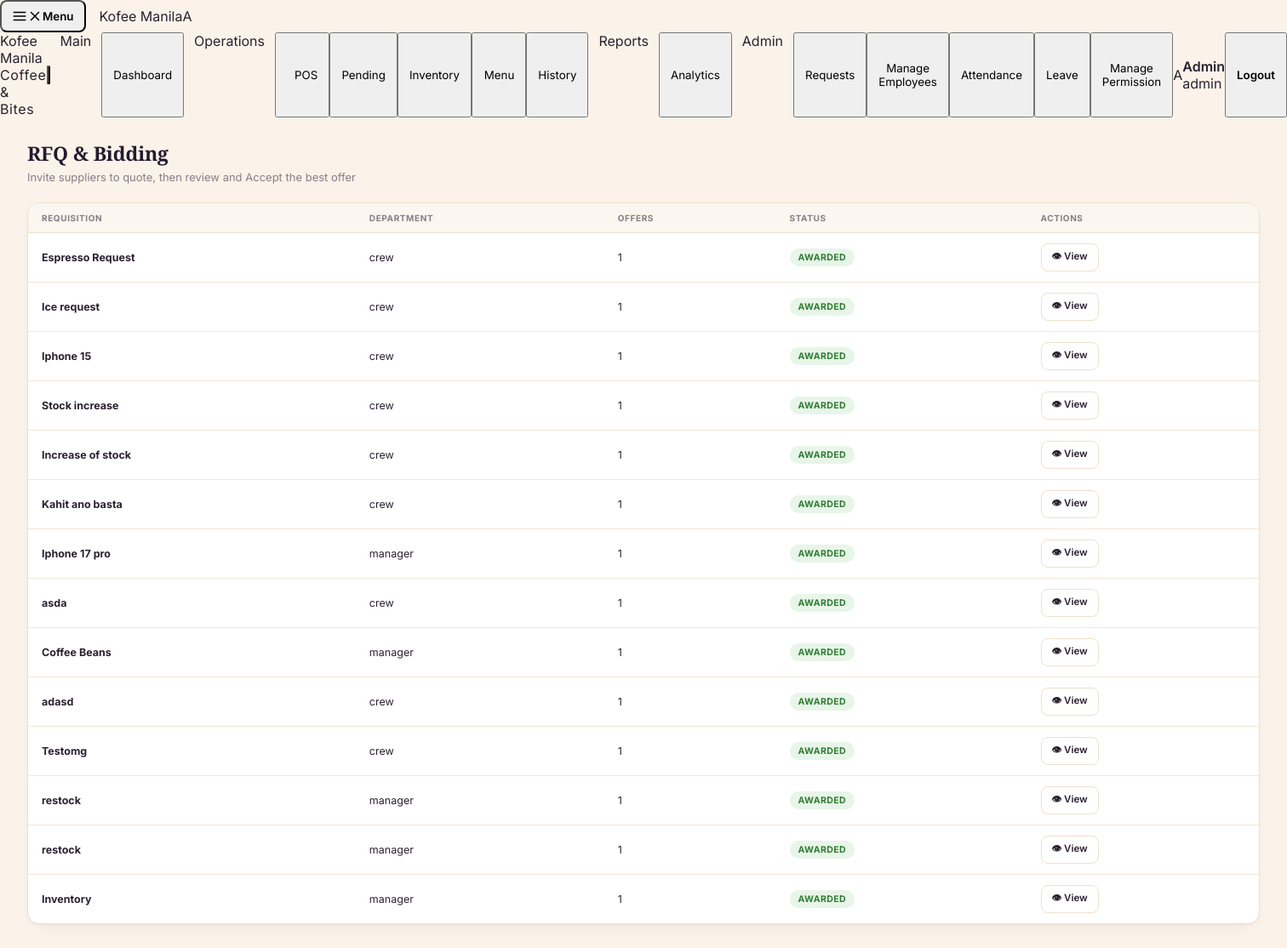
/POS/php/rfq.php (signed in), run on the app's committed database.
### tables this page shows
CREATE TABLE `rfqs` (
  `id` int(11) NOT NULL,
  `requisition_id` int(11) NOT NULL,
  `created_by` int(11) NOT NULL,
  `status` enum('open','closed','awarded') NOT NULL DEFAULT 'open',
  `due_date` date DEFAULT NULL,
  `created_at` timestamp NOT NULL DEFAULT current_timestamp()
);

CREATE TABLE `purchase_requisitions` (
  `id` int(11) NOT NULL,
  `requested_by` int(11) NOT NULL,
  `department` varchar(60) NOT NULL,
  `title` varchar(150) NOT NULL,
  `notes` text DEFAULT NULL,
  `estimated_total` decimal(12,2) NOT NULL DEFAULT 0.00,
  `status` enum('pending','approved','rejected','sourcing','awarded','closed') NOT NULL DEFAULT 'pending',
  `reviewed_by` int(11) DEFAULT NULL,
  `reviewed_at` datetime DEFAULT NULL,
  `review_notes` varchar(255) DEFAULT NULL,
  `created_at` timestamp NOT NULL DEFAULT current_timestamp()
);

### POS/php/rfq.php (the view, shortened to what this page needs)
<?php
$pdo   = get_db();
$rfq = null;
$requisition = null;
$active_suppliers = $pdo->query("SELECT id, name FROM suppliers WHERE status='active' ORDER BY name")->fetchAll();
$rfq_list = [];
if (!$rfq && !$requisition) {
    $rfq_list = $pdo->query("
        SELECT rfqs.*, pr.title AS req_title, pr.department,
               (SELECT COUNT(*) FROM bids WHERE bids.rfq_id = rfqs.id) AS bid_count
        FROM rfqs JOIN purchase_requisitions pr ON pr.id = rfqs.requisition_id
        ORDER BY FIELD(rfqs.status,'open','awarded','closed'), rfqs.created_at DESC
    ")->fetchAll();
}
?>
<!DOCTYPE html>
<html lang="en">
<head>
  <link rel="stylesheet" href="../css/style.css"/>
  <link rel="stylesheet" href="../css/sidebar.css"/>
</head>
<body>
<?php include("../includes/sidebar.php"); ?>
<div id="page-rfq" class="page active">
  <div class="page-header">
    <div>
      <h1>RFQ &amp; Bidding</h1>
      <p>Invite suppliers to quote, then review and Accept the best offer</p>
    </div>
  </div>
  <div class="page-body">
    <?php if ($requisition): ?>
      <div class="table-card" style="padding:20px 22px">
        <h2 style="margin-bottom:4px">Create RFQ for: <?= htmlspecialchars($requisition['title']) ?></h2>
        <p class="muted-cell" style="margin-bottom:16px">Estimated value: ₱<?= number_format($requisition['estimated_total'],2) ?></p>
        <?php if (empty($active_suppliers)): ?>
          <p class="muted-cell">No active suppliers yet. <a href="suppliers.php" style="color:var(--caramel);font-weight:700">Add one first →</a></p>
        <?php else: ?>
        <form method="POST">
          <input type="hidden" name="action" value="create_rfq"/>
          <input type="hidden" name="requisition_id" value="<?= $requisition['id'] ?>"/>
          <div class="field-group mg-b">
            <label class="field-label">Quote Due Date</label>
            <input class="field-input" type="date" name="due_date" style="max-width:220px"/>
          </div>
          <div class="field-group mg-b">
            <label class="field-label">Invite Suppliers</label>
            <div class="invite-checks">
              <?php foreach ($active_suppliers as $s): ?>
                <label class="invite-opt"><input type="checkbox" name="suppliers[]" value="<?= $s['id'] ?>"/> <?= htmlspecialchars($s['name']) ?></label>
              <?php endforeach; ?>
            </div>
          </div>
          <button type="submit" class="btn-save">📨 Create &amp; Send RFQ</button>
        </form>
        <?php endif; ?>
      </div>
    <?php else: ?>
      <div class="table-scroll-wrapper">
        <table>
          <thead><tr><th>Requisition</th><th>Department</th><th>Offers</th><th>Status</th><th>Actions</th></tr></thead>
          <tbody>
          <?php if (empty($rfq_list)): ?>
            <tr class="empty-row"><td colspan="5">🫙 No RFQs yet. Approve a requisition first, then click "Start RFQ".</td></tr>
          <?php else: foreach ($rfq_list as $r): ?>
            <tr>
              <td style="font-weight:700"><?= htmlspecialchars($r['req_title']) ?></td>
              <td><?= htmlspecialchars($r['department']) ?></td>
              <td><?= $r['bid_count'] ?></td>
              <td><span class="status-badge status-<?= $r['status']==='awarded'?'approved':'pending' ?>"><?= ucfirst($r['status']) ?></span></td>
              <td><button class="act-btn" onclick="window.location.href='rfq.php?id=<?= $r['id'] ?>'">👁 View</button></td>
            </tr>
          <?php endforeach; endif; ?>
          </tbody>
        </table>
      </div>
    <?php endif; ?>
  </div>
</div>
</body>
</html>

### POS/css/style.css (style rules this page uses)
:root { --espresso: #241A2E; --espresso-deep: #181120; --espresso-mid: #2f2238; --caramel: #C97B3D; --caramel-light: #E6A25C; --latte: #EFE0CC; --cream: #FBF3E9; --accent: var(--caramel); --accent-lt: #FCEFE1; --bg: var(--cream); --card-bg: #FFFFFF; --border: var(--latte); --text-main: #2B2130; --text-muted: #8B7C88; --sidebar-w: 248px; --green: #2e7d32; --green-lt: #e8f5e9; --red: #c62828; --red-lt: #fdecea; --blue: #1565c0; --blue-lt: #e3f2fd; --amber: #b3691a; --amber-lt: #fdf0e2; --radius-sm: 8px; --radius: 14px; --radius-lg: 20px; --shadow-card: 0 1px 2px rgba(43,33,48,.04), 0 8px 24px -12px rgba(43,33,48,.10); --shadow-pop: 0 20px 50px -12px rgba(24,17,32,.35); }
*, *::before, *::after { box-sizing: border-box; margin: 0; padding: 0; }
html { -webkit-text-size-adjust: 100%; }
body { font-family: 'Inter', sans-serif; background: var(--bg); color: var(--text-main); min-height: 100vh; -webkit-font-smoothing: antialiased; }
button { font-family: inherit; cursor: pointer; }
h1, h2, h3, .font-display { font-family: 'Playfair Display', serif; }
.page, .pages { min-height: 100vh; display: flex; flex-direction: column; }
.page-header { padding: 26px 32px 4px; flex-shrink: 0; display: flex; align-items: flex-start; justify-content: space-between; gap: 16px; flex-wrap: wrap; }
.page-header h1 { font-size: 23px; font-weight: 700; letter-spacing: -.01em; color: var(--espresso); }
.page-header p { font-size: 13px; color: var(--text-muted); margin-top: 4px; font-family: 'Inter', sans-serif; }
.page-body { flex: 1; overflow-y: auto; padding: 18px 32px 32px; display: flex; flex-direction: column; gap: 20px; }
.badge, .status-badge { display: inline-flex; align-items: center; gap: 5px; padding: 4px 10px; border-radius: 999px; font-size: 10.5px; font-weight: 700; text-transform: uppercase; letter-spacing: .04em; white-space: nowrap; }
.badge-dine, .badge-take, .badge-delivery, .badge-complete, .badge-pending, .status-active, .status-pending, .status-approved, .status-rejected, .status-completed, .status-blocked, .status-on_hold, .status-cancelled { background: var(--accent-lt); color: var(--caramel); }
.badge-dine, .status-approved, .badge-complete, .status-active, .status-completed { background: var(--green-lt); color: var(--green); }
.table-card, .table-scroll-wrapper { overflow: hidden; border-radius: var(--radius); }
.table-scroll-wrapper { overflow-x: auto; background: var(--card-bg); border: 1.5px solid var(--border); box-shadow: var(--shadow-card); }
table { width: 100%; border-collapse: collapse; }
thead th, .recent-table th { padding: 11px 16px; font-size: 10px; font-weight: 700; color: var(--text-muted); text-transform: uppercase; letter-spacing: .06em; text-align: left; background: #FBF6EF; border-bottom: 1.5px solid var(--border); }
tbody td, .recent-table td { padding: 12px 16px; font-size: 12.5px; border-bottom: 1px solid #F2E6D6; vertical-align: middle; }
tbody tr:last-child td { border-bottom: none; }
.act-btn { border: 1.5px solid var(--border); background: #fff; border-radius: var(--radius-sm); padding: 6px 12px; font-size: 11.5px; font-weight: 600; color: var(--text-main); }

### data on the page
rfqs: requisition.title "Espresso Request", requisition.department "crew", bid_count "1", status "AWARDED"
rfqs: requisition.title "Ice request", requisition.department "crew", bid_count "1", status "AWARDED"
rfqs: requisition.title "Iphone 15", requisition.department "crew", bid_count "1", status "AWARDED"
rfqs: requisition.title "Stock increase", requisition.department "crew", bid_count "1", status "AWARDED"
rfqs: requisition.title "Increase of stock", requisition.department "crew", bid_count "1", status "AWARDED"
rfqs: requisition.title "Kahit ano basta", requisition.department "crew", bid_count "1", status "AWARDED"
rfqs: requisition.title "Iphone 17 pro", requisition.department "manager", bid_count "1", status "AWARDED"
rfqs: requisition.title "asda", requisition.department "crew", bid_count "1", status "AWARDED"
rfqs: requisition.title "Coffee Beans", requisition.department "manager", bid_count "1", status "AWARDED"
rfqs: requisition.title "adasd", requisition.department "crew", bid_count "1", status "AWARDED"
rfqs: requisition.title "Testomg", requisition.department "crew", bid_count "1", status "AWARDED"
rfqs: requisition.title "restock", requisition.department "manager", bid_count "1", status "AWARDED"
rfqs: requisition.title "restock", requisition.department "manager", bid_count "1", status "AWARDED"
rfqs: requisition.title "Inventory", requisition.department "manager", bid_count "1", status "AWARDED"

### other printed values
$initials "A"
$user['firstname'] ?: $user['username'] "Admin"
implode(' + ', $roles) "admin"
